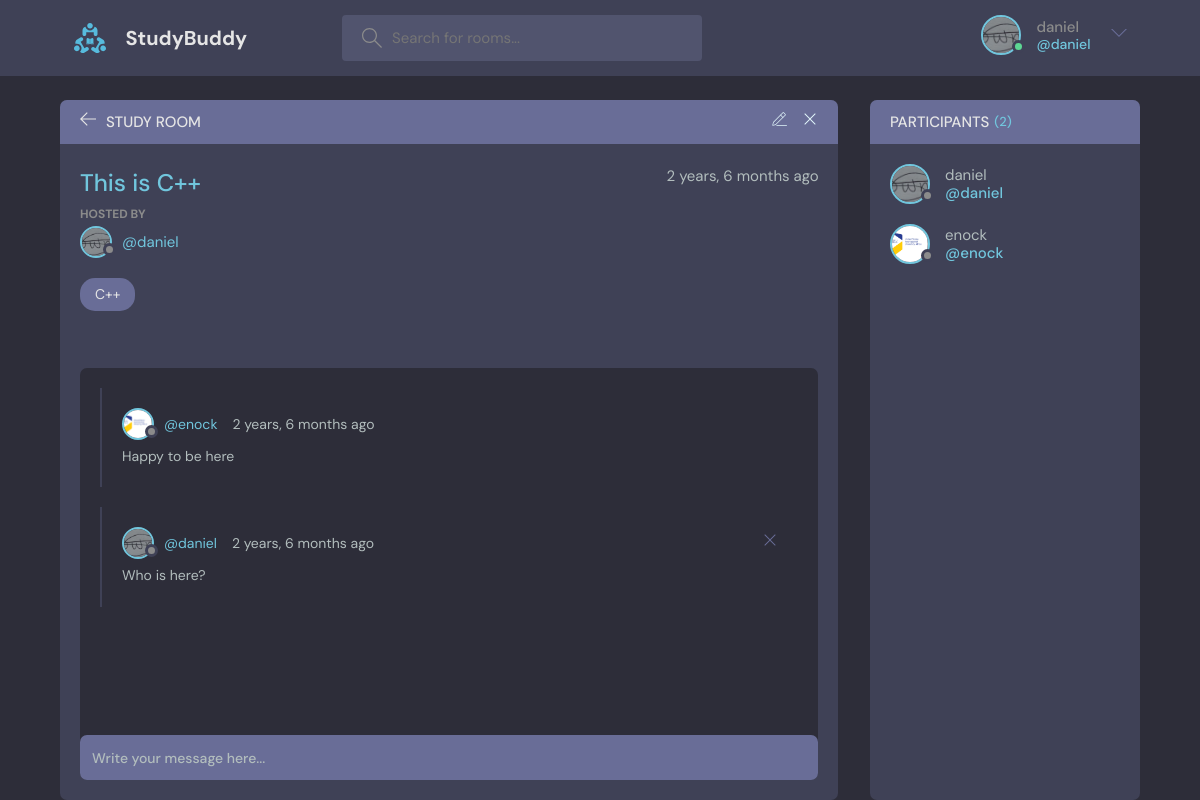
/room/1 (signed in), run on the app's committed database.
### base/models.py (models this page shows, shortened)
class User(AbstractUser):
    name = models.CharField(max_length = 200, null=True)
    email = models.EmailField(unique=True, null=True)
    bio = models.TextField(null=True)
    avatar = models.ImageField(null=True, default="avatar.svg")
    USERNAME_FIELD = 'email'
    REQUIRED_FIELDS = []

class Room(models.Model):
    host = models.ForeignKey(User, on_delete=models.SET_NULL, null=True)
    topic = models.ForeignKey(Topic, on_delete=models.SET_NULL, null=True)
    name = models.CharField(max_length=200)
    description = models.TextField(null = True, blank = True)
    participants = models.ManyToManyField(User, related_name='participants', blank=True)
    updated = models.DateTimeField(auto_now = True)
    created = models.DateTimeField(auto_now_add = True)
    class Meta:
        ordering = ['-updated', '-created']

class Topic(models.Model):
    name = models.CharField(max_length=200)
    def __str__(self):
        return self.name

class Message(models.Model):
    user = models.ForeignKey(User, on_delete=models.CASCADE)
    room = models.ForeignKey(Room, on_delete=models.CASCADE)
    body = models.TextField()
    updated = models.DateTimeField(auto_now = True)
    created = models.DateTimeField(auto_now_add = True)
    class Meta:
        ordering = ['-updated', '-created']

### base/views.py (the view, shortened to what this page needs)
# urls.py: path('room/<str:pk>', views.room, name='room'),
@login_required(login_url='login')
def room(request, pk):
    room = Room.objects.get(id = pk)
    room_messages = room.message_set.all()
    participants = room.participants.all()
    context = {'room': room, 'room_messages': room_messages, 'participants':participants}
    return render(request, "base/room.html", context)

### base/templates/base/room.html (shortened to what this page needs)
{% extends 'main.html' %}
{% block content %}
    <main class="profile-page layout layout--2">
      <div class="container">
        <div class="room">
          <div class="room__top">
            <div class="room__topLeft">
              <a href="{% url 'home' %}">
                <svg version="1.1" xmlns="http://www.w3.org/2000/svg" width="32" height="32" viewBox="0 0 32 32">
                  <title>arrow-left</title>
                  <path
                    d="M13.723 2.286l-13.723 13.714 13.719 13.714 1.616-1.611-10.96-10.96h27.625v-2.286h-27.625l10.965-10.965-1.616-1.607z"
                  ></path>
                </svg>
              </a>
              <h3>Study Room</h3>
            </div>
            {% if room.host == request.user %}
            <div class="room__topRight">
              <a href="{% url 'update-room' room.id %}">
              </a>
              <a href="{% url 'delete-room' room.id %}">
                <svg version="1.1" xmlns="http://www.w3.org/2000/svg" width="32" height="32" viewBox="0 0 32 32">
                  <title>remove</title>
                  <path
                    d="M27.314 6.019l-1.333-1.333-9.98 9.981-9.981-9.981-1.333 1.333 9.981 9.981-9.981 9.98 1.333 1.333 9.981-9.98 9.98 9.98 1.333-1.333-9.98-9.98 9.98-9.981z"
                  ></path>
                </svg>
              </a>
            </div>
            {% endif%}
          </div>
          <div class="room__box scroll">
            <div class="room__header scroll">
              <div class="room__info">
                <h3>{{room.name}}</h3>
                <span>{{room.created | timesince}} ago</span>
              </div>
              <div class="room__hosted">
                <p>Hosted By</p>
                <a href="{% url 'user-profile' room.host.id %}" class="room__author">
                  <div class="avatar avatar--small">
                    <img src="{{room.host.avatar.url}}" />
                  </div>
                  <span>@{{room.host.username}}</span>
                </a>
              </div>
              <span class="room__topics">{{room.topic}}</span>
            </div>
            <div class="room__conversation">
              <div class="threads scroll">
                {% for message in room_messages%}
                <div class="thread">
                  <div class="thread__top">
                    <div class="thread__author">
                      <a href="{% url 'user-profile' message.user.id %}" class="thread__authorInfo">
                        <div class="avatar avatar--small">
                          <img src="{{message.user.avatar.url}}" />
                        </div>
                        <span>@{{message.user.username}}</span>
                      </a>
                      <span class="thread__date">{{message.created | timesince }} ago</span>
                    </div>
                    {% if request.user == message.user %}
                    <a href = "{% url 'delete-message' message.id %}">
                      <div class="thread__delete">
                        <svg version="1.1" xmlns="http://www.w3.org/2000/svg" width="32" height="32" viewBox="0 0 32 32">
                          <title>remove</title>
                          <path
                            d="M27.314 6.019l-1.333-1.333-9.98 9.981-9.981-9.981-1.333 1.333 9.981 9.981-9.981 9.98 1.333 1.333 9.981-9.98 9.98 9.98 1.333-1.333-9.98-9.98 9.98-9.981z"
                          ></path>
                        </svg>
                      </div>
                    </a>
                    {% endif%}
                  </div>
                  <div class="thread__details">
                    {{message.body}}
                  </div>
                </div>
                {% endfor %}
              </div>
            </div>
          </div>
          <div class="room__message">
            <form action="" method="POST">
              <input name="body" placeholder="Write your message here..." /></form>
          </div>
        </div>
        <div class="participants">
          <h3 class="participants__top">Participants <span>({{participants.count}})</span></h3>
          <div class="participants__list scroll">
            {% for user in participants%}
              <a href="{% url 'user-profile' user.id %}" class="participant">
                <div class="avatar avatar--medium">
                  <img src="{{user.avatar.url}}" />
                </div>
                <p>
                  {{user.username}}
                  <span>@{{user.username}}</span>
                </p>
              </a>
            {% endfor %}
          </div>
        </div>
      </div>
    </main>
{% endblock content %}

### templates/navbar.html (shortened to what this page needs)
{% load static %}
<header class="header header--loggedIn">
    <div class="container">
      <a href="{% url 'home' %}" class="header__logo">
        <img src="{% static 'images/logo.svg' %}" />
        <h1>StudyBuddy</h1>
      </a>
      <form class="header__search" method = 'GET' action = "{% url 'home' %}">
        <label>
          <input type = 'text' name = 'q' placeholder="Search for rooms..." />
        </label>
      </form>
      <nav class="header__menu">
        {% if request.user.is_authenticated %}
        <div class="header__user">
          <a href="profile.html">
            <div class="avatar avatar--medium active">
              <img src="{{request.user.avatar.url}}" />
            </div>
            <p>{{request.user.username}} <span>@{{request.user.username}}</span></p>
          </a>
          <button class="dropdown-button">
            <svg version="1.1" xmlns="http://www.w3.org/2000/svg" width="32" height="32" viewBox="0 0 32 32">
              <title>chevron-down</title>
              <path d="M16 21l-13-13h-3l16 16 16-16h-3l-13 13z"></path>
            </svg>
          </button>
        </div>
        {%else%}
        <a href="{% url 'login' %}">
          <img src="{% static 'images/avatar.svg' %}" />
          <p>Login</p>
        </a>
        {% endif %}
      </nav>
    </div>
  </header>

### data on the page
User: user.avatar (picture), user.username "daniel", avatar (picture), username "daniel"
Room: name "This is C++", created "2 years, 6 months", host.avatar (picture), host.username "daniel", topic "C++"
Message: user.avatar (picture), user.username "enock", created "2 years, 6 months", body "Happy to be here"
Message: user.avatar (picture), user.username "daniel", created "2 years, 6 months", body "Who is here?"
User: avatar (picture), username "enock"

### other printed values
{{ participants.count }} "2"
